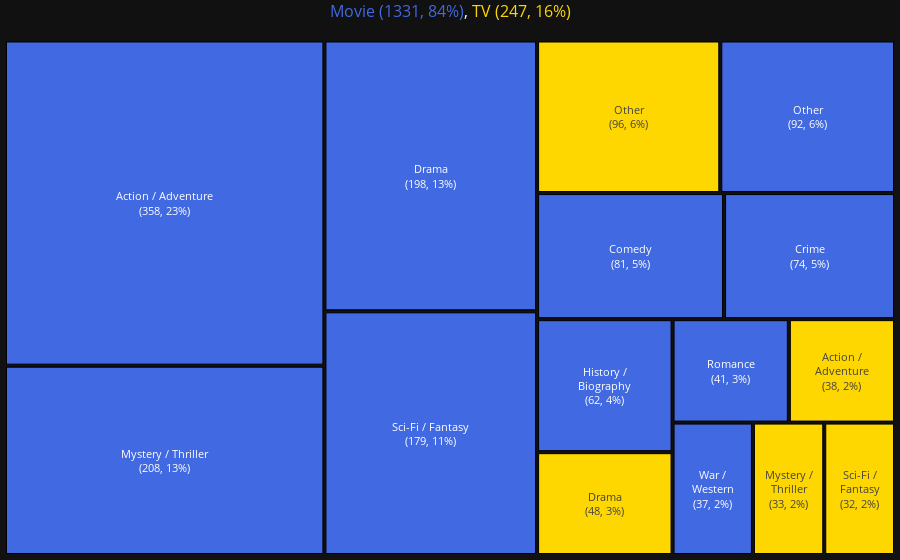

This figure's notebook cell:
### Code cell
flags = df_flag_genre['flag'].unique()
cmap = matplotlib.colormaps['rainbow']
flag_colors = {flag: mcolors.to_hex(cmap(i / (len(flags)-1))) for i, flag in enumerate(flags)}

# Step 4: manually assign colors per flag
flag_colors = {
    'Movie': 'royalblue',
    'TV': 'gold',
    'Other': 'white',
}

import textwrap

# Define min/max line length
min_line_length = 10
max_line_length = 30

# Normalize count to 0-1
count_min = df_flag_genre['count'].min()
count_max = df_flag_genre['count'].max()
df_flag_genre['norm_count'] = (df_flag_genre['count'] - count_min) / (count_max - count_min)

# Compute dynamic line length
df_flag_genre['line_length'] = df_flag_genre['norm_count'] * (max_line_length - min_line_length) + min_line_length
df_flag_genre['line_length'] = df_flag_genre['line_length'].astype(int)

def wrap_genre(row):
    genre = row['genre']
    line_length = row['line_length']
    
    # If the whole genre fits, return as is
    if len(genre) <= line_length:
        return genre
    
    # Split into words
    words = genre.split(' ')
    lines = []
    current_line = ''
    
    for word in words:
        # If adding this word exceeds line_length
        if len(current_line) + len(word) + (1 if current_line else 0) > line_length:
            # Push current line to lines
            if current_line:
                lines.append(current_line)
            current_line = word
        else:
            # Append word to current line
            current_line = f"{current_line} {word}" if current_line else word
    
    # Add last line
    if current_line:
        lines.append(current_line)
    
    return '<br>'.join(lines)

df_flag_genre['genre_wrapped'] = df_flag_genre.apply(wrap_genre, axis=1)
df_flag_genre['id'] = df_flag_genre['flag'] + ' | ' + df_flag_genre['genre_wrapped']  # unique per flag+genre
df_flag_genre['parent'] = ""  # flat hierarchy
df_flag_genre['label'] = df_flag_genre['genre_wrapped']  # show only genre text

# Step 6: create treemap
fig = go.Figure(go.Treemap(
    ids=df_flag_genre['id'],
    labels=df_flag_genre['label'],
    parents=df_flag_genre['parent'],
    values=df_flag_genre['count'],
    marker=dict(
        colors=[flag_colors.get(f, 'gray') for f in df_flag_genre['flag']],
        line=dict(color='black', width=1)
    ),
    textinfo="label+value+percent parent",
    texttemplate="%{label}<br>(%{value:.0f}, %{percentParent:.0%})",
    textposition="middle center",
    hoverinfo='none',  # <-- disables hover
    branchvalues='total'
))

fig.update_layout(
    margin=dict(l=1, r=1, t=1, b=1),
    template='plotly_dark',
    height=500,
    uniformtext=dict(minsize=8, mode='show')
)

# Step 7: compute total counts per flag, sort descending for title
flag_counts = (df_flag_genre.groupby('flag', as_index=False)['count'].sum().sort_values('count', ascending=False))
total_count = flag_counts['count'].sum()
flag_summaries = []
for _, row in flag_counts.iterrows():
    flag = row['flag']
    flag_count = row['count']
    flag_frac = flag_count / total_count
    color = flag_colors.get(flag, 'gray')
    flag_summaries.append(f"<span style='color:{color}'>{flag} ({int(flag_count)}, {flag_frac:.0%})</span>")

title_text = ", ".join(flag_summaries)

fig.update_layout(
    margin=dict(l=1, r=1, t=20, b=1),  # top margin increased for title
    template='plotly_dark',
    font=dict(color='white', size=11),
    height=560,
    uniformtext=dict(minsize=8, mode='show'),
    title=dict(
        text=title_text,
        x=0.5,
        xanchor='center',
        yanchor='top',
        y=0.99,  # stick to the very top inside the margin
        font=dict(size=16)
    )
)

fig.show()

import plotly.io as pio
config = {'displayModeBar': False, 'responsive': True}
pio.write_html(fig, file='../attachments/tree_movies.html', config=config, include_plotlyjs='cdn')

### Figure 1 — Plotly figure (JSON) as saved in the notebook; plotly's stock layout.template omitted (floating-point values rounded to 4 significant figures)
{"data": [{"branchvalues": "total", "hoverinfo": "none", "ids": ["Movie | Action / Adventure", "Movie | Mystery / Thriller", "Movie | Drama", "Movie | Sci-Fi / Fantasy", "Movie | Other", "Movie | Comedy", "Movie | Crime", "Movie | History /<br>Biography", "Movie | Romance", "Movie | War /<br>Western", "TV | Other", "TV | Drama", "TV | Action /<br>Adventure", "TV | Mystery /<br>Thriller", "TV | Sci-Fi /<br>Fantasy"], "labels": ["Action / Adventure", "Mystery / Thriller", "Drama", "Sci-Fi / Fantasy", "Other", "Comedy", "Crime", "History /<br>Biography", "Romance", "War /<br>Western", "Other", "Drama", "Action /<br>Adventure", "Mystery /<br>Thriller", "Sci-Fi /<br>Fantasy"], "marker": {"colors": ["royalblue", "royalblue", "royalblue", "royalblue", "royalblue", "royalblue", "royalblue", "royalblue", "royalblue", "royalblue", "gold", "gold", "gold", "gold", "gold"], "line": {"color": "black", "width": 1}}, "parents": ["", "", "", "", "", "", "", "", "", "", "", "", "", "", ""], "textinfo": "label+value+percent parent", "textposition": "middle center", "texttemplate": "%{label}<br>(%{value:.0f}, %{percentParent:.0%})", "type": "treemap", "values": [357.9, 208.4, 198.5, 178.6, 91.87, 81.22, 74.27, 62.1, 41.44, 36.66, 96.33, 48.0, 37.83, 32.56, 32.28]}], "layout": {"font": {"color": "white", "size": 11}, "height": 560, "margin": {"b": 1, "l": 1, "r": 1, "t": 20}, "title": {"font": {"size": 16}, "text": "<span style='color:royalblue'>Movie (1331, 84%)</span>, <span style='color:gold'>TV (247, 16%)</span>", "x": 0.5, "xanchor": "center", "y": 0.99, "yanchor": "top"}, "uniformtext": {"minsize": 8, "mode": "show"}}}
